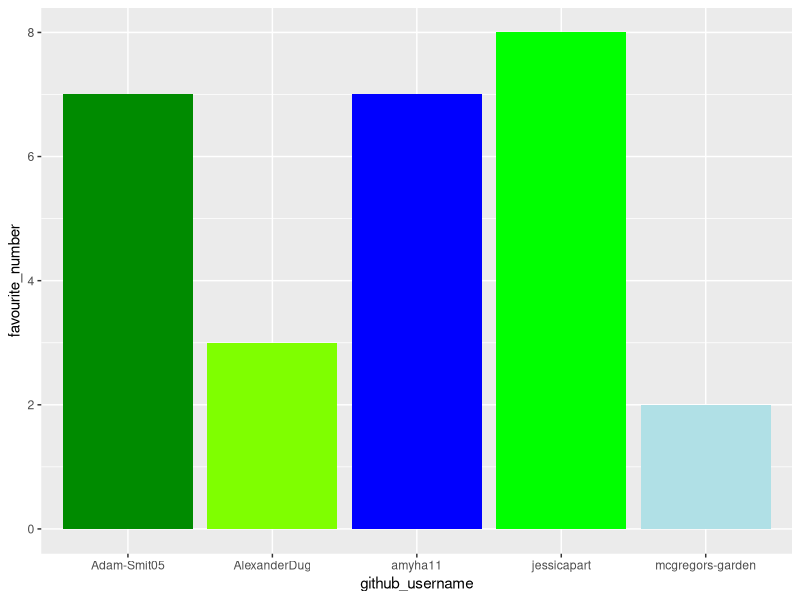
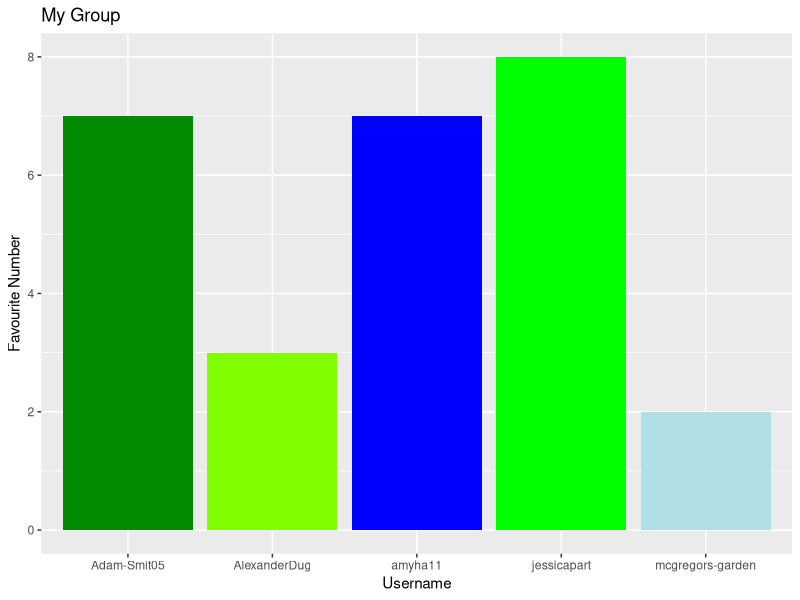
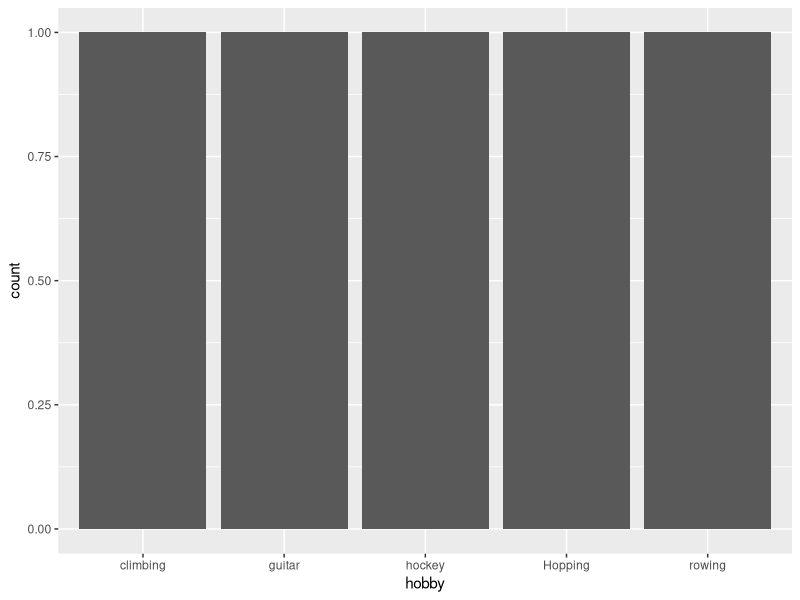

Reproduce these figures in R, in order.
## ---- chunk 1
library(tidyverse) 
## ---- chunk 2
team_data <- tibble(
  name = c("Peter Rabbit", "Amy", "jessica", 
           "adam", "alexander"),
  github_username = c("mcgregors-garden", "amyha11", "jessicapart", 
                      "Adam-Smit05", "AlexanderDug"), 
  colour = c("powderblue", "blue", "green", 
             "green4", "chartreuse"),
  hobby = c("Hopping", "climbing", "rowing", 
            "guitar", "hockey"),
  favourite_number = c(2, 7, 8, 7, 3)
  )

team_data
## ---- chunk 3
p1 <- ggplot(data = team_data, 
             mapping = aes(x = github_username, 
                           y = favourite_number,
                           fill = colour), 
             ) +
   geom_col() +
   scale_fill_identity()
p1
## ---- chunk 4
p1 + labs(x = "Username", 
          y = "Favourite Number",
          title = "My Group")
## ---- chunk 5
p2 <- ggplot(team_data, aes(x = hobby)) +
  geom_bar()
p2
